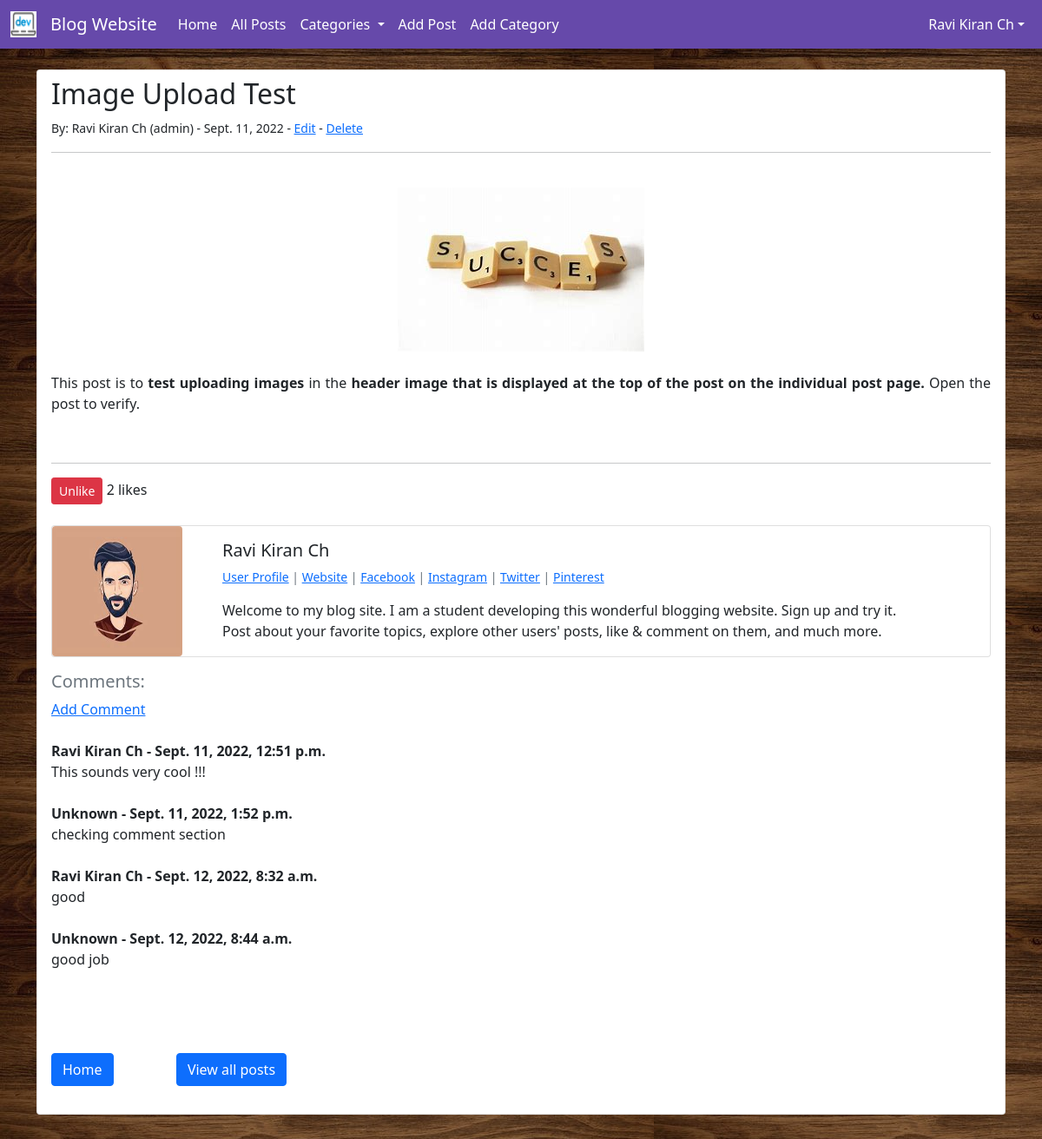
The page /posts/40 (signed in) on the database its author committed.
### blog/models.py (models this page shows, shortened)
class Post(models.Model):
    title = models.CharField(max_length=255)         # Title of blog
    title_tag = models.CharField(max_length=255)     # Title of blog post to be shown in head
    header_image = models.ImageField(null=True,blank=True,upload_to="images/")
    author = models.ForeignKey(User,on_delete=models.CASCADE)
    category = models.CharField(max_length=255)
    body = RichTextField(blank=True,null=True)
    snippet = models.CharField(max_length=255,null=True,blank=True)
    date = models.DateField(auto_now_add=True)
    likes = models.ManyToManyField(User,related_name='blog_posts')
    def total_likes(self):
        return self.likes.count()

class UserProfile(models.Model):
    user = models.OneToOneField(User,null=True,on_delete=models.CASCADE)
    bio = models.TextField(null=True,blank=True)
    profile_pic = models.ImageField(null=True,blank=True,upload_to="profile_pics/")
    website_url = models.CharField(max_length=255,null=True,blank=True)
    facebook_url = models.CharField(max_length=255,null=True,blank=True)
    instagram_url = models.CharField(max_length=255,null=True,blank=True)
    twitter_url = models.CharField(max_length=255,null=True,blank=True)
    pinterest_url = models.CharField(max_length=255,null=True,blank=True)

class Comment(models.Model):
    post = models.ForeignKey(Post,related_name="comments",on_delete=models.CASCADE)
    name = models.CharField(max_length=255,blank=True,default="")
    body = models.TextField()
    date_commented = models.DateTimeField(auto_now_add=True)

### blog/views.py (the view)
# urls.py: path('posts/<int:pk>',PostDetailView.as_view(),name='post-detail'), # pk - primary key
class PostDetailView(DetailView):
    model = Post
    template_name = "post.html"
    def get_context_data(self, *args,**kwargs):
        cat_menu = Category.objects.all()
        context = super(PostDetailView,self).get_context_data(*args,**kwargs)
        p = get_object_or_404(Post,id=self.kwargs['pk'])
        liked = False
        if p.likes.filter(id=self.request.user.id).exists():
            liked = True
        total_likes = p.total_likes()
        context["cat_menu"] = cat_menu
        context["total_likes"]=total_likes
        context["liked"] = liked
        return context

### blog/models.py (called while the page is built)
    def __str__(self):
        if (self.name == "---------"):
            return "Non Categorized"
        return self.name

### blog/templates/post.html (shortened to what this page needs)
{% extends 'home.html' %}
{% load static %}
{% block content %}
<div class="list-group-item" style="background-color:white;border-radius:.25rem">
    <h2>{{post.title}}</h2>
    <small>
        By:
        {{post.author.first_name}}
        {{post.author.last_name}}
        ({{post.author}}) - {{post.date}}
        {% if user.is_authenticated %}
            {% if user.id == post.author.id %}
                - <a href="{% url 'edit-post' post.pk %}">Edit</a> -
                <a href="{% url 'delete-post' post.pk %}">Delete</a>
            {% endif %}
        {% endif %}
        <hr></br>
    </small>
    {% if post.header_image %}
        <div style="text-align: center;"><img src="{{ post.header_image.url }}"></div><br>
    {% endif %}
    <div>{{post.body | safe}}</div>
    <br>
    <hr>
    <form action="{% url 'like-post' post.pk%}" method="POST">
        {% if user.is_authenticated %}
            {% if liked %}
                <button type="submit" name="post_id" value="{{post.id}}" class="btn btn-danger btn-sm">Unlike</button>
            {% else %}
                <button type="submit" name="post_id" value="{{post.id}}" class="btn btn-primary btn-sm">Like</button>
            {% endif %}
        {% else %}
            <a class="btn btn-primary btn-sm" style="color:white" href="{% url 'login' %}">Login to like</a>
        {% endif %}
        {{total_likes}} likes
    </form><br>
    {% if post.author.userprofile %}
        <div class="card mb-3">
            <div class="row g-0">
                <div class="col-md-2">
                    {% if post.author.userprofile.profile_pic %}
                        <a href="{% url 'user-profile' post.author.userprofile.id %}">
                            <img width=150px height=150px class="rounded" src="{{ post.author.userprofile.profile_pic.url }}">
                        </a>
                    {% else %}
                        <a href="{% url 'user-profile' post.author.userprofile.id %}">
                            <img width=150px height=150px class="rounded" src="{% static 'default_profile_pic.jpg' %}">
                        </a>
                    {% endif %}
                </div>
                <div class="col-md-9">
                    <div class="card-body">
                        <h5 class="card-title">{{post.author.first_name}} {{post.author.last_name}}</h5>
                        <p class="small text-muted">
                                <a href="{% url 'user-profile' post.author.userprofile.id %}">User Profile</a> |
                                {% if post.author.userprofile.website_url %}
                                    <a href="{{post.author.userprofile.website_url}}">Website</a> |
                                {% else %}
                                    <a href="">Website</a> |
                                {% endif %}
                                {% if post.author.userprofile.facebook_url %}
                                    <a href="{{post.author.userprofile.facebook_url}}">Facebook</a> |
                                {% else %}
                                    <a href="">Facebook</a> |
                                {% endif %}
                                {% if post.author.userprofile.instagram_url %}
                                    <a href="{{post.author.userprofile.instagram_url}}">Instagram</a> |
                                {% else %}
                                    <a href="">Instagram</a> |
                                {% endif %}
                                {% if post.author.userprofile.twitter_url %}
                                    <a href="{{post.author.userprofile.twitter_url}}">Twitter</a> |
                                {% else %}
                                    <a href="">Twitter</a> |
                                {% endif %}
                                {% if post.author.userprofile.pinterest_url %}
                                    <a href="{{post.author.userprofile.pinterest_url}}">Pinterest</a>
                                {% else %}
                                    <a href="">Pinterest</a>
                                {% endif %}
                        </p>
                        {% if post.author.userprofile.bio %}
                            <p class="card-text">{{post.author.userprofile.bio}}</p>
                        {% else %}
                            <p class="card-text">Hi, I am {{post.author.first_name}} {{post.author.last_name}}.</p>
                        {% endif %}
                    </div>
                </div>
            </div>
        </div>
    {% endif %}
    <h5 class="text-muted">Comments:</h5>
    <a href="{% url 'comment' post.pk %}">Add Comment</a><br><br>
    {% if not post.comments.all %}
        <p>No comments yet...</p>
    {% else %}
        {% for comment in post.comments.all %}
            {% if comment.name %}
                <strong>{{comment.name}}</strong>
            {% else %}
                <strong>Unknown</strong>
            {% endif %}
            <strong> - {{comment.date_commented}}</strong><br>
            {{comment.body}}<br><br>
        {% endfor %}
        <br><br>
    {% endif %}
    <br>
    <a href="{% url 'home' %}" class="btn btn-primary">Home</a> &emsp;&emsp;&emsp;&emsp;
    <a href="{% url 'allposts' %}" class="btn btn-primary">View all posts</a>
    <br><br>
</div>
<br><br><br><br><br>
{% endblock %}

### blog/templates/home.html (shortened to what this page needs)
<!doctype html>
{% load static %}
<html lang="en">
  <head>
    <link href="https://cdn.jsdelivr.net/npm/bootstrap@5.1.3/dist/css/bootstrap.min.css" rel="stylesheet">
  </head>
  <body class="background">
    <nav class="navbar navbar-expand-lg navbar-dark" style="background-color:rgb(102, 73, 170);">
      <div class="container-fluid">
          <a class="navbar-brand" href="{% url 'home' %}">
            <img src="{% static '/images/favicon.jpeg' %}" alt="" width=30px height=30px class="d-inline-block align-top">
          </a>
          <a class="navbar-brand" href="{% url 'home' %}">Blog Website</a>
          <div class="collapse navbar-collapse" id="navbarSupportedContent">
            <ul class="navbar-nav me-auto mb-2 mb-lg-0">
              <li class="nav-item">
                <a style="color:white" class="nav-link active" aria-current="page" href="{% url 'home' %}">Home</a>
              </li>
              <li class="nav-item">
                <a style="color:white" class="nav-link active" aria-current="page" href="{% url 'allposts' %}">All Posts</a>
              </li>
              {% if cat_menu %}
                <li class="nav-item dropdown">
                  <a style="color:white;" class="nav-link dropdown-toggle" href="#" id="navbarDropdown" role="button" data-bs-toggle="dropdown" aria-expanded="false">
                    Categories
                  </a>
                </li>
              {% else %}
                <li class="nav-item">
                  <a style="color:white" class="nav-link active" aria-current="page" href="{% url 'category-list' %}">All Categories</a>
                </li>
              {% endif %}
              {% if user.is_authenticated %}
                <li class="nav-item">
                  <a style="color:white" class="nav-link" href="{% url 'add-post' %}">Add Post</a>
                </li>
                <li class="nav-item">
                  <a style="color:white" class="nav-link" href="{% url 'add-category' %}">Add Category</a>
                </li>
              {% endif %}
            </ul>
            {% if user.is_authenticated %}
            <div class="navbar-nav">
              <div class="nav-item dropdown">
                <a style="color:white;" class="nav-link dropdown-toggle" href="#" id="navbarDropdown" role="button" data-bs-toggle="dropdown" aria-expanded="false">{{user.first_name}} {{user.last_name}}</a>
                </div>
            </div>
          {% endif %}
          </div>
        </div>
    </nav>
    <div class='container'>
        {% block content %}{% endblock %}
    </div>
  </body>
</html>

### rows shown on the page
Post: title "Image Upload Test", author.first_name "Ravi Kiran", author.last_name "Ch", author "admin", date "Sept. 11, 2022", header_image (picture), body "This post is to test uploading images in the header image that is displayed at the top of the post on the individual post page. Open the post to verify.", author.userprofile.profile_pic (picture), author.userprofile.bio "Welcome to my blog site. I am a student developing this wonderful blogging website. Sign up and try it. Post about your favorite topics, explore other users' posts, like & comment on them, and much more."
Comment: name "Ravi Kiran Ch", date_commented "Sept. 11, 2022, 12:51 p.m.", body "This sounds very cool !!!"
Comment: name "Unknown", date_commented "Sept. 11, 2022, 1:52 p.m.", body "checking comment section"
Comment: name "Ravi Kiran Ch", date_commented "Sept. 12, 2022, 8:32 a.m.", body "good"
Comment: name "Unknown", date_commented "Sept. 12, 2022, 8:44 a.m.", body "good job"

### other values the page prints
{{ user.first_name }} "Ravi Kiran"
{{ user.last_name }} "Ch"
{{ total_likes }} "2"
